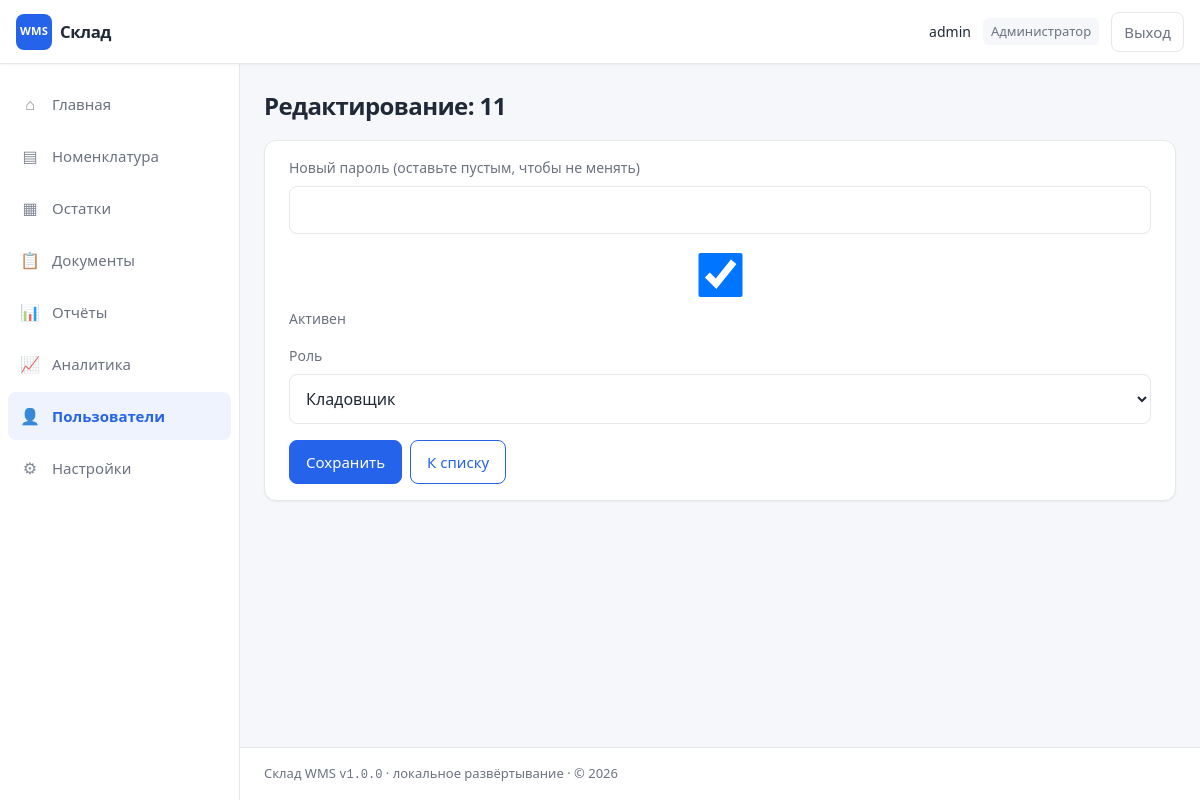
The page /users/2/edit (signed in) on the database its author committed.
### models.py (models this page shows, shortened)
class User(UserMixin, db.Model):
    __tablename__ = "users"
    id = db.Column(db.Integer, primary_key=True)
    username = db.Column(db.String(80), unique=True, nullable=False, index=True)
    password_hash = db.Column(db.String(256), nullable=False)
    role = db.Column(db.String(20), nullable=False, default="keeper")
    is_active = db.Column(db.Boolean, nullable=False, default=True)
    created_at = db.Column(db.DateTime, default=datetime.utcnow)
    documents = db.relationship("Document", backref="author", lazy="dynamic")

### app.py (the view, shortened to what this page needs)
@app.route("/users/<int:uid>/edit", methods=["GET", "POST"])
@admin_required
def users_edit(uid):
    u = User.query.get_or_404(uid)
    return render_template("users/form.html", user=u, form_data=None, roles=ROLES, role_labels=ROLE_LABELS)

### app.py (called while the page is built)
@login_manager.user_loader
def load_user(user_id):
    return db.session.get(User, int(user_id))

def roles_required(*allowed):
    def decorator(f):
        @wraps(f)
        def wrapped(*args, **kwargs):
            if not current_user.is_authenticated:
                return login_manager.unauthorized()
            if current_user.role not in allowed:
                flash("Недостаточно прав для этого раздела.", "error")
                return redirect(url_for("dashboard"))
            return f(*args, **kwargs)
        return wrapped
    return decorator

@app.context_processor
def inject_globals():
    return {
        "ROLE_LABELS": ROLE_LABELS,
        "today_iso": date.today().isoformat(),
        "wms_version": "1.0.0",
        "now_year": date.today().year,
    }

### templates/users/form.html (shortened to what this page needs)
{% extends "base.html" %}
{% block content %}
<h1>{{ 'Редактирование: ' ~ user.username if user else 'Новый пользователь' }}</h1>
{% set fd = form_data or {} %}
<form method="post" class="card form-grid" style="max-width:none;">
  {% if not user %}
  <label class="field">
    Логин
    <input type="text" name="username" required value="{{ fd.get('username', '') }}" autocomplete="username" minlength="2">
  </label>
  <label class="field">
    Пароль
    <input type="password" name="password" required minlength="4" autocomplete="new-password">
  </label>
  {% else %}
  <label class="field">
    Новый пароль (оставьте пустым, чтобы не менять)
    <input type="password" name="password" minlength="4" autocomplete="new-password">
  </label>
  <label class="field hint">
    <input type="checkbox" name="is_active" value="1" {{ 'checked' if user.is_active else '' }}> Активен
  </label>
  {% endif %}
  <label class="field">
    Роль
    <select name="role">
      {% set cur = user.role if user else (fd.get('role') or 'keeper') %}
      {% for r in roles %}
      <option value="{{ r }}" {% if r == cur %}selected{% endif %}>{{ ROLE_LABELS.get(r, r) }}</option>
      {% endfor %}
    </select>
  </label>
  <div class="row-actions">
    <button type="submit" class="btn btn-primary">Сохранить</button>
    <a class="btn btn-secondary" href="{{ url_for('users_list') }}">К списку</a>
  </div>
</form>
{% endblock %}

### templates/base.html (shortened to what this page needs)
<!DOCTYPE html>
<html lang="ru">
<head>
  <link rel="stylesheet" href="{{ url_for('static', filename='style.css') }}">
</head>
<body>
  {% if current_user.is_authenticated %}
  <div class="wms-layout">
    <header class="wms-layout__header wms-header">
      <a class="wms-header__brand" href="{{ url_for('dashboard') }}">
        <span class="wms-header__logo" aria-hidden="true">WMS</span>
        <span class="wms-header__title">Склад</span>
      </a>
      <div class="wms-header__user no-print">
        <span class="wms-header__user-name">{{ current_user.username }}</span>
        <span class="wms-header__user-role">{{ ROLE_LABELS.get(current_user.role, current_user.role) }}</span>
        <a class="btn btn-secondary" href="{{ url_for('logout') }}">Выход</a>
      </div>
    </header>
    <div class="wms-layout__body">
      <aside class="wms-sidebar no-print" data-nav-main aria-label="Разделы">
        <nav class="wms-sidebar__nav">
          {% set ep = request.endpoint or '' %}
          <a href="{{ url_for('dashboard') }}" class="wms-sidebar__link {{ 'wms-sidebar__link--active is-active' if ep == 'dashboard' else '' }}">
            <span class="wms-sidebar__icon" aria-hidden="true">⌂</span> Главная
          </a>
          <a href="{{ url_for('products_list') }}" class="wms-sidebar__link {{ 'wms-sidebar__link--active is-active' if ep and ep.startswith('products') else '' }}">
            <span class="wms-sidebar__icon" aria-hidden="true">▤</span> Номенклатура
          </a>
          <a href="{{ url_for('stock_view') }}" class="wms-sidebar__link {{ 'wms-sidebar__link--active is-active' if ep in ('stock_view', 'stock_history') else '' }}">
            <span class="wms-sidebar__icon" aria-hidden="true">▦</span> Остатки
          </a>
          {% if current_user.role in ('admin', 'keeper') %}
          <a href="{{ url_for('documents_list') }}" class="wms-sidebar__link {{ 'wms-sidebar__link--active is-active' if ep and ep.startswith('documents') else '' }}">
            <span class="wms-sidebar__icon" aria-hidden="true">📋</span> Документы
          </a>
          {% else %}
          <a href="{{ url_for('documents_list') }}" class="wms-sidebar__link {{ 'wms-sidebar__link--active is-active' if ep == 'documents_list' or ep == 'documents_view' else '' }}">
            <span class="wms-sidebar__icon" aria-hidden="true">📋</span> Документы
          </a>
          {% endif %}
          <a href="{{ url_for('report_index') }}" class="wms-sidebar__link {{ 'wms-sidebar__link--active is-active' if ep and ep.startswith('report') else '' }}">
            <span class="wms-sidebar__icon" aria-hidden="true">📊</span> Отчёты
          </a>
          <a href="{{ url_for('analytics') }}" class="wms-sidebar__link {{ 'wms-sidebar__link--active is-active' if ep == 'analytics' else '' }}">
            <span class="wms-sidebar__icon" aria-hidden="true">📈</span> Аналитика
          </a>
          {% if current_user.role == 'admin' %}
          <a href="{{ url_for('users_list') }}" class="wms-sidebar__link {{ 'wms-sidebar__link--active is-active' if ep and ep.startswith('users') else '' }}">
            <span class="wms-sidebar__icon" aria-hidden="true">👤</span> Пользователи
          </a>
          <a href="{{ url_for('settings') }}" class="wms-sidebar__link {{ 'wms-sidebar__link--active is-active' if ep == 'settings' or ep == 'backup_db' else '' }}">
            <span class="wms-sidebar__icon" aria-hidden="true">⚙</span> Настройки
          </a>
          {% endif %}
        </nav>
      </aside>
      <div class="wms-layout__content">
        <main class="wms-main">
  {% endif %}
          {% block content %}{% endblock %}
  {% if current_user.is_authenticated %}
        </main>
        <footer class="wms-footer no-print">
          <p>Склад WMS <span class="wms-footer__ver">v{{ wms_version }}</span> · локальное развёртывание · © {{ now_year }}</p>
        </footer>
      </div>
    </div>
  </div>
  {% endif %}
</body>
</html>

### rows shown on the page
User: username "admin", get "Администратор"
User: username "Редактирование: 11", role "Кладовщик"

### other values the page prints
{{ wms_version }} "1.0.0"
